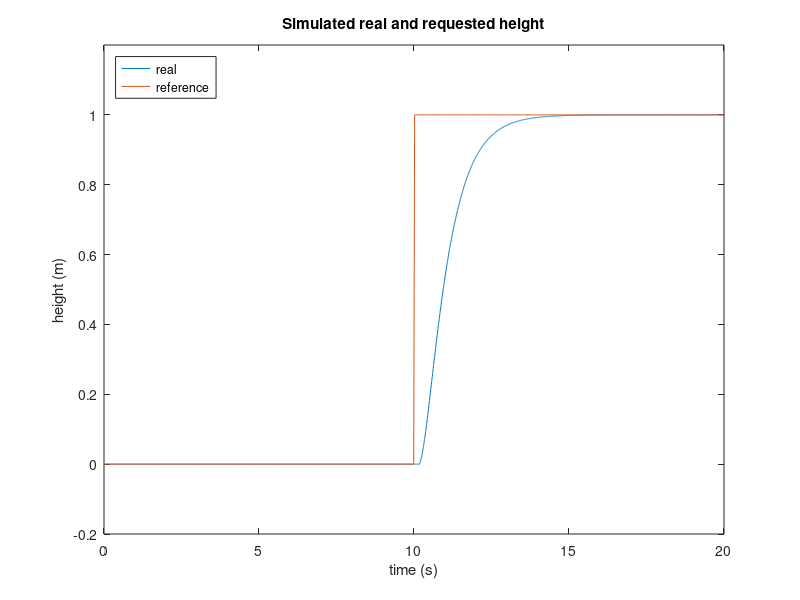
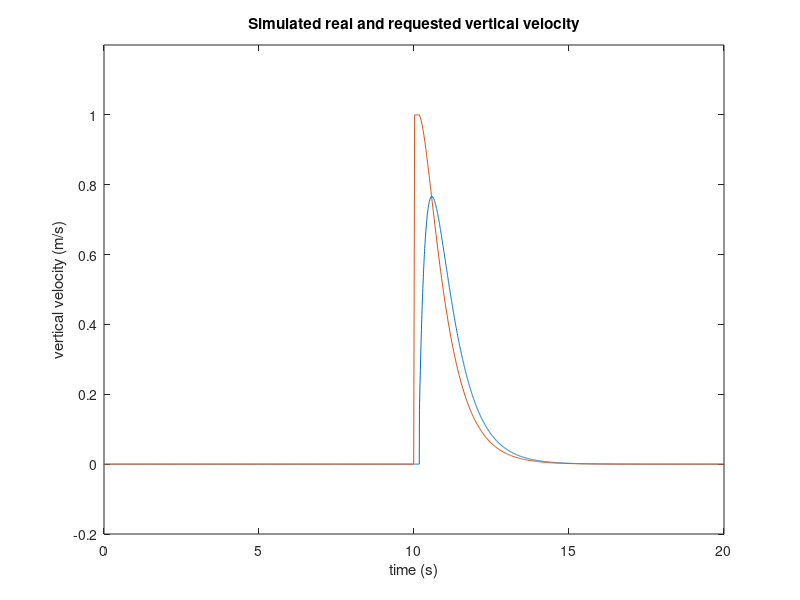

Write the MATLAB code that produced these figures, in order. (Note: this script raises an error after producing the figures.)
close all

%% altitude controller
load('./data/sim_alt_step.mat')
load('./data/sim_alt_step_desired.mat')
load('./data/sim_alt_step_states_desired.mat')

ini_time = 15;
final_time = 50;
states_time_span = (ini_time/0.005):(final_time/0.005);
d_states_time_span = round(ini_time/0.03):(final_time/0.03);
% requested states
figure
plot(states.time(states_time_span)-ini_time,states.signals.values(states_time_span,9))
hold on

h = -reshape(desired.signals.values(3,1,:),[],1);
plot(desired.time(d_states_time_span)-ini_time,h(d_states_time_span))

title("Simulated real and requested height")
legend('real','reference', 'Location','northwest')
ylabel('height (m)')
xlabel('time (s)')
ylim([-0.2 1.2])
xlim([0 20])

vert_vel = cat(1,[0],diff(states.signals.values(states_time_span,9)))/0.005;
figure
plot(states.time(states_time_span)-ini_time,vert_vel)
hold on

plot(states_desired.time(d_states_time_span)-ini_time,states_desired.signals.values(d_states_time_span,1))

title("Simulated real and requested vertical velocity")
ylabel('vertical velocity (m/s)')
xlabel('time (s)')
xlim([0 20])
ylim([-0.2 1.2])

yline(1,'--')
legend('real','reference','saturation')

%% yaw controller

%% altitude controller
load('./data/sim_yaw_step.mat')
load('./data/sim_yaw_step_desired.mat')
load('./data/sim_yaw_step_states_desired.mat')

ini_time = 15;
final_time = 70;
states_time_span = (ini_time/0.005):(final_time/0.005);
d_states_time_span = round(ini_time/0.03):(final_time/0.03);
% requested states
figure
plot(states.time(states_time_span)-ini_time,states.signals.values(states_time_span,3)*180/pi)
hold on

yaw_d = reshape(desired.signals.values(10,1,:),[],1);
plot(desired.time(d_states_time_span)-ini_time,yaw_d(d_states_time_span)*180/pi)

title("Simulated real and requested yaw")
legend('real','reference', 'Location','southeast')
ylabel('Yaw (deg)')
xlabel('time (s)')
%ylim([-0.2 1.2])
xlim([0 40])

% yaw_vel = cat(1,[0],diff(states.signals.values(states_time_span,3))*180/pi)/0.005;
figure
% plot(states.time(states_time_span)-ini_time,yaw_vel)
% hold on

plot(states_desired.time(d_states_time_span)-ini_time,states_desired.signals.values(d_states_time_span,2)*180/pi)

title("Simulated requested yaw rate")
ylabel('yaw rate (deg/s)')
xlabel('time (s)')
xlim([0 40])
%ylim([-0.2 1.2])

yline(1*180/pi,'--')
legend('reference','saturation')

%% straight line experimental
load('./data/sim_reta_1_m.mat')
load('./data/sim_reta_1_m_desired.mat')
load('./data/sim_reta_1_m_states_desired.mat')

final_time = 50;
states_time_span = 1:(final_time/0.005);
d_states_time_span = 1:(final_time/0.03);
% requested states
figure
plot(states.time(states_time_span),states.signals.values(states_time_span,1)*180/pi)
hold on

plot(states_desired.time(d_states_time_span),states_desired.signals.values(d_states_time_span,4)*180/pi)

title("Simulated real and requested roll")
legend('real','reference')
ylabel('roll (deg)')
xlabel('time (s)')

figure
plot(states.time(states_time_span),states.signals.values(states_time_span,2)*180/pi)
hold on

plot(states_desired.time(d_states_time_span),states_desired.signals.values(d_states_time_span,3)*180/pi)

title("Simulated real and requested pitch")
legend('real','reference')
ylabel('pitch (deg)')
xlabel('time (s)')

% path
figure
plot(states.signals.values(states_time_span,7),states.signals.values(states_time_span,8))
hold on

x_d = reshape(desired.signals.values(1,1,:),[],1);
y_d = reshape(desired.signals.values(2,1,:),[],1);
plot(x_d(d_states_time_span),y_d(d_states_time_span))

axis equal

title("Simulated straight line path")
legend('real','reference')
ylabel('Y (m)')
xlabel('X (m)')

%% straight line real
% path
load('./data/exp_reta_v2_1_m.mat')
load('./data/exp_reta_v2_1_m_desired.mat')

figure
plot(states.signals.values(:,7),states.signals.values(:,8))
hold on

x_d = reshape(desired.signals.values(1,1,:),[],1);
y_d = reshape(desired.signals.values(2,1,:),[],1);
plot(x_d,y_d)

axis equal

title("Experimental straight line following")
legend('real','reference')
ylabel('Y (m)')
xlabel('X (m)')

%% straight line with LOS
% path
load('./data/exp_reta_LOS_0_2.mat')
load('./data/exp_reta_LOS_0_2_desired.mat')

figure
plot(states.signals.values(:,7),states.signals.values(:,8))
hold on

x_d = reshape(desired.signals.values(1,1,:),[],1);
y_d = reshape(desired.signals.values(2,1,:),[],1);
plot(x_d,y_d)

axis equal

title("Experimental straight line following with LOS")
legend('real','desired')
ylabel('Y (m)')
xlabel('X (m)')

%% circle yaw = 0 sim
% path
load('./data/sim_circulo_sem_yaw.mat')
load('./data/sim_circulo_sem_yaw_desired.mat')

figure
plot(states.signals.values(:,7),states.signals.values(:,8))
hold on

x_d = reshape(desired.signals.values(1,1,:),[],1);
y_d = reshape(desired.signals.values(2,1,:),[],1);
plot(x_d,y_d)

axis equal

title("Simulated circle tracking with constant yaw")
legend('real','desired')
ylabel('Y (m)')
xlabel('X (m)')

% arrows
%yaw = reshape(desired.signals.values(10,1,:),[],1);
yaw = states.signals.values(:,3);
U = cos(yaw);
V = sin(yaw);
x_real = states.signals.values(:,7);
y_real = states.signals.values(:,8);

n_div = 50;
arrows = 1000:round(length(x_real)/n_div):length(x_real)-31000;
quiver(x_real(arrows),y_real(arrows),U(arrows),V(arrows))

legend('real','desired', 'yaw', 'Location', 'southeast')


%% circle yaw = 0 real
% path
load('./data/exp_circulo_sem_yaw.mat')
load('./data/exp_circulo_sem_yaw_desired.mat')

figure
plot(states.signals.values(:,7),states.signals.values(:,8))
hold on

x_d = reshape(desired.signals.values(1,1,:),[],1);
y_d = reshape(desired.signals.values(2,1,:),[],1);
plot(x_d,y_d)

axis equal

title("Experimental circle tracking with constant yaw")
legend('real','desired')
ylabel('Y (m)')
xlabel('X (m)')

% arrows
%yaw = reshape(desired.signals.values(10,1,:),[],1);
yaw = states.signals.values(:,3);
U = cos(yaw);
V = sin(yaw);
x_real = states.signals.values(:,7);
y_real = states.signals.values(:,8);

n_div = 20;
arrows = 400:round(length(x_real)/n_div):length(x_real)-200;
quiver(x_real(arrows),y_real(arrows),U(arrows),V(arrows))

legend('real','desired', 'yaw', 'Location', 'southwest')


%% circle yaw tracking sim
% path
load('./data/sim_circulo_com_yaw.mat')
load('./data/sim_circulo_com_yaw_desired.mat')

figure
plot(states.signals.values(:,7),states.signals.values(:,8))
hold on

x_d = reshape(desired.signals.values(1,1,:),[],1);
y_d = reshape(desired.signals.values(2,1,:),[],1);
plot(x_d,y_d)

axis equal

title("Simulated circle tracking while pointing to the center")

ylabel('Y (m)')
xlabel('X (m)')

% arrows
%yaw = reshape(desired.signals.values(10,1,:),[],1);
yaw = states.signals.values(:,3);
U = cos(yaw);
V = sin(yaw);
x_real = states.signals.values(:,7);
y_real = states.signals.values(:,8);

n_div = 50;
arrows = 1000:round(length(x_real)/n_div):length(x_real)-31000;
quiver(x_real(arrows),y_real(arrows),U(arrows),V(arrows))

legend('real','desired', 'yaw', 'Location', 'southwest')


%% circle yaw tracking real
% path
load('./data/exp_circulo_com_yaw.mat')
load('./data/exp_circulo_com_yaw_desired.mat')

figure
plot(states.signals.values(:,7),states.signals.values(:,8))
hold on

x_d = reshape(desired.signals.values(1,1,:),[],1);
y_d = reshape(desired.signals.values(2,1,:),[],1);
plot(x_d,y_d)

axis equal

title("Experimental circle tracking while pointing to the center")

ylabel('Y (m)')
xlabel('X (m)')

% arrows
%yaw = reshape(desired.signals.values(10,1,:),[],1);
yaw = states.signals.values(:,3);
U = cos(yaw);
V = sin(yaw);
x_real = states.signals.values(:,7);
y_real = states.signals.values(:,8);

n_div = 20;
arrows = 400:round(length(x_real)/n_div):length(x_real)-200;
quiver(x_real(arrows),y_real(arrows),U(arrows),V(arrows))

legend('real','desired', 'yaw', 'Location', 'southwest')

